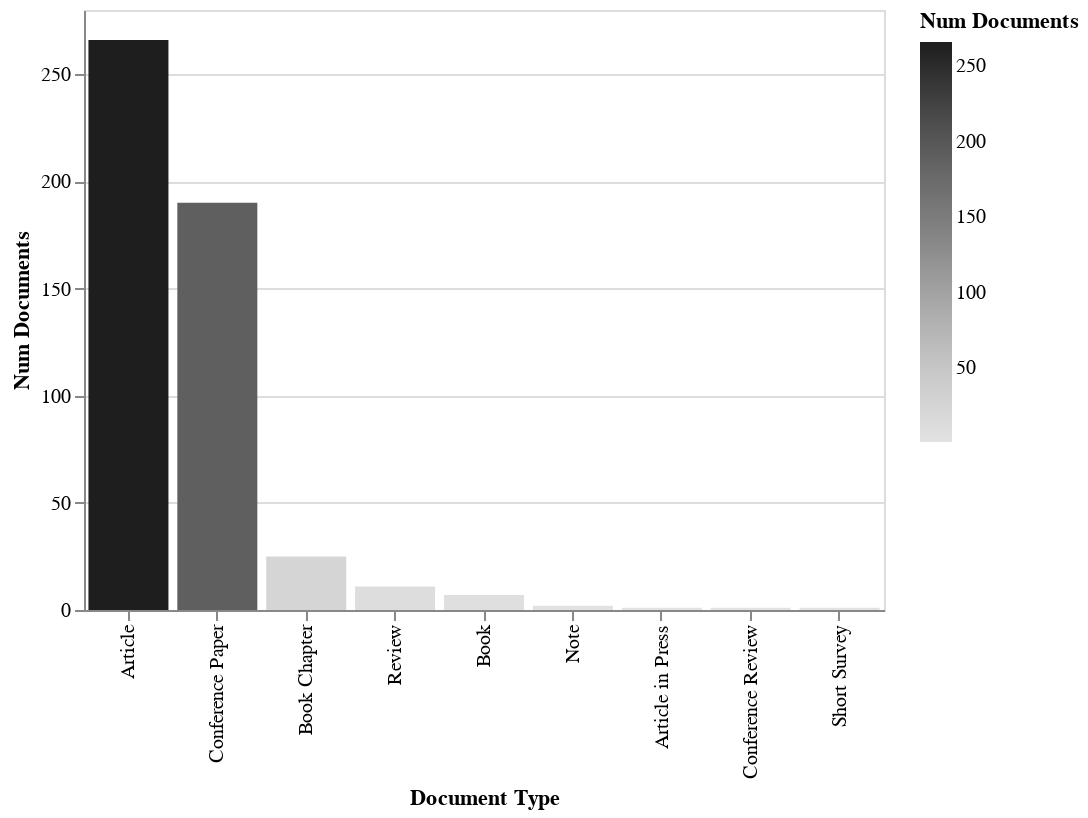

Write notebook code for a chart like this one.
### Code cell
rdf.documents_by_term('Document Type').barplot_in_altair()

### Figure 1 — Vega-Lite specification as saved in the notebook (floating-point values rounded to 4 significant figures)
{"$schema": "https://vega.github.io/schema/vega-lite/v3.4.0.json", "config": {"mark": {"tooltip": null}, "view": {"height": 300, "width": 400}}, "data": {"name": "data-5ca5311e9e361673efd8ff1176151f22"}, "datasets": {"data-5ca5311e9e361673efd8ff1176151f22": [{"Document Type": "Article", "Num Documents": 266}, {"Document Type": "Conference Paper", "Num Documents": 190}, {"Document Type": "Book Chapter", "Num Documents": 25}, {"Document Type": "Review", "Num Documents": 11}, {"Document Type": "Book", "Num Documents": 7}, {"Document Type": "Note", "Num Documents": 2}, {"Document Type": "Article in Press", "Num Documents": 1}, {"Document Type": "Conference Review", "Num Documents": 1}, {"Document Type": "Short Survey", "Num Documents": 1}]}, "encoding": {"color": {"field": "Num Documents", "scale": {"scheme": "greys"}, "type": "quantitative"}, "x": {"field": "Document Type", "sort": {"field": "Num Documents:Q"}, "type": "nominal"}, "y": {"field": "Num Documents", "type": "quantitative"}}, "mark": "bar"}
